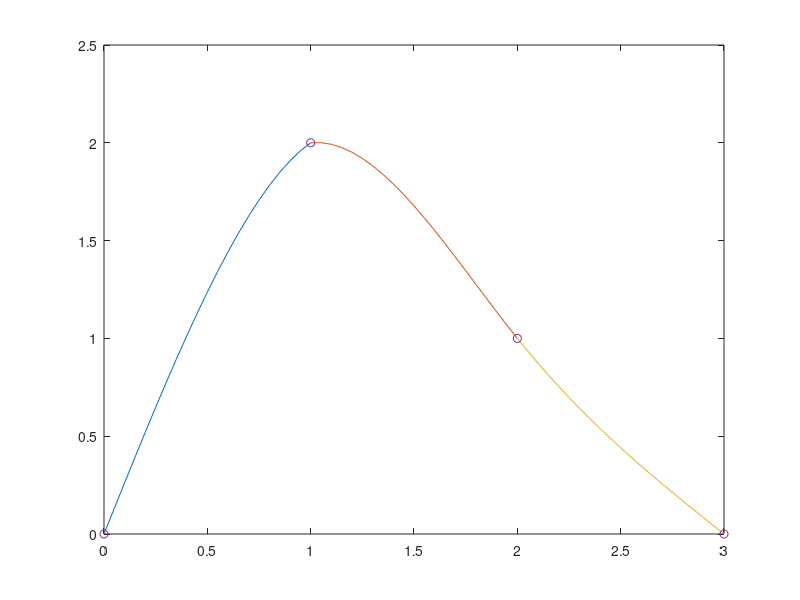

The MATLAB script that drew this image:
clear all; clc;

% Construct a linear spline regression from scratch (accompanying written
% work also completed):

x1 = [0:.05:1]; %intialize x
y1 = (-3.79/6).*x1.^3 + (2+3.79/6).*x1; % first split

x2 = [1:.05:2];
y2 = (.95/6).*(x2-1).^3 + (3.79/6).*(x2-2).^3 ...
    + (1-.95/6).*(x2-1) -(2+3.79/6).*(x2-2); % second spline


x3 = [2:.05:3];
y3 = (-.95/6).*(x3-3).^3 - (1-.95/6).*(x3-3); % third spline

% points for nodes:

xdata=[0 1 2 3];
ydata=[0 2 1 0];

%plot:

plot(x1,y1)
hold on
plot(x2,y2)
plot(x3,y3)
plot(xdata, ydata, 'o')


